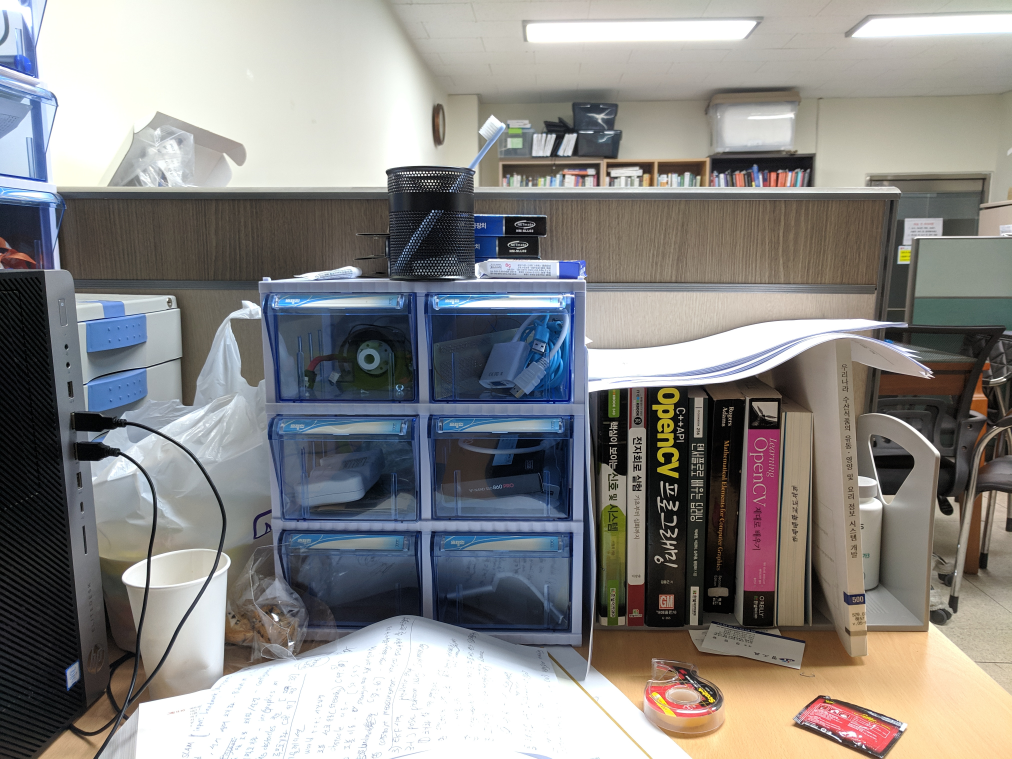
#> input picture vision/01.jpg, 4048 x 3036 px, found by its file name (shown at 1/4 size)
$ python orb_matching.py
#> lines starting #> are read from the running program, lines starting #| are printed output that depends on the picture
### vision/old/utils.py
import numpy as np
import os
import cv2

def test():
    print("wow")

def imread(name):
#> called with name = '01.jpg'
    path = os.getcwd()+"\\vision\\"
    name = path+name
    img = cv2.imread(name)
#> img is the input picture: shape (3036, 4048, 3); mean B, G, R 133.7, 135.8, 137.6
    return img

def getOrbFeature(img):

    img_gray = cv2.cvtColor(img,cv2.COLOR_BGR2GRAY)

    # Initiate STAR detector
    orb = cv2.ORB_create()


    # find the keypoints with ORB
    kp = orb.detect(img_gray,None)

    # compute the descriptors with ORB
    kp, des = orb.compute(img, kp)

    return kp, des

# [30 lines left out: functions getFeatureMatches, getFundamentaMatrix, not called in this run]

### vision/old/orb_matching.py
import numpy as np
import os
import cv2
import utils as ut

img1 = ut.imread("01.jpg")
img2 = ut.imread("02.jpg")
#> call 2 of imread, with name = '02.jpg'
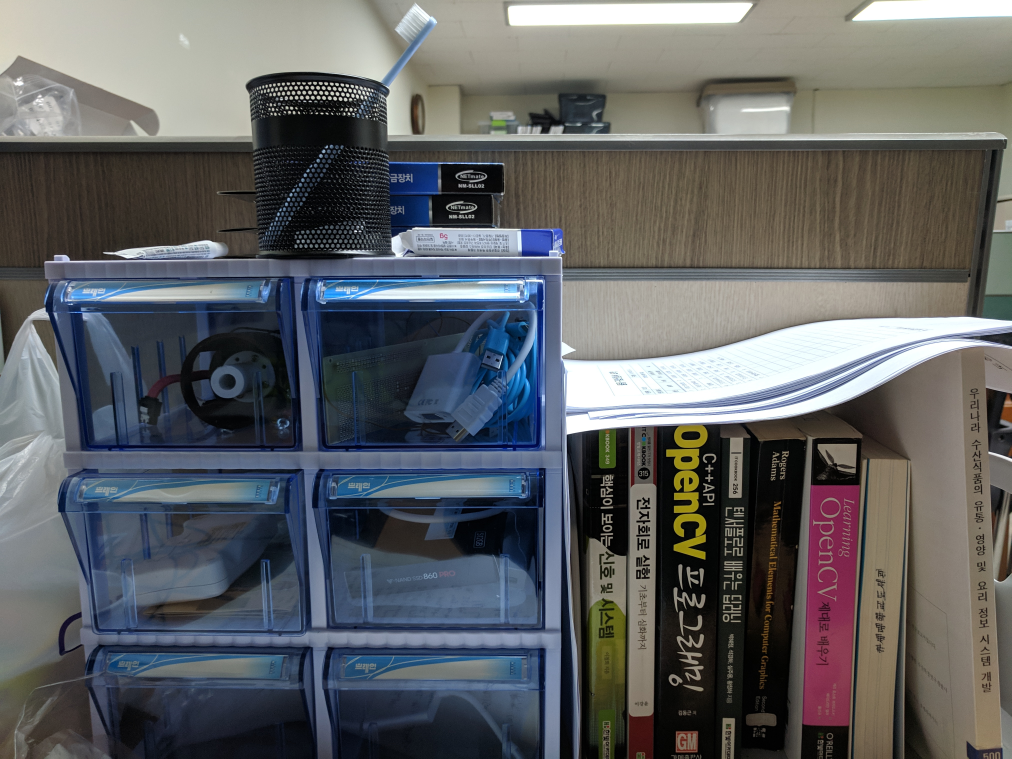
#> input picture vision/02.jpg, 4048 x 3036 px, found by its file name (shown at 1/4 size)
#> in imread, img is the input picture: shape (3036, 4048, 3); mean B, G, R 98.9, 96.7, 94.8

img1 = cv2.resize(img1, dsize=(640, 480), interpolation=cv2.INTER_AREA)
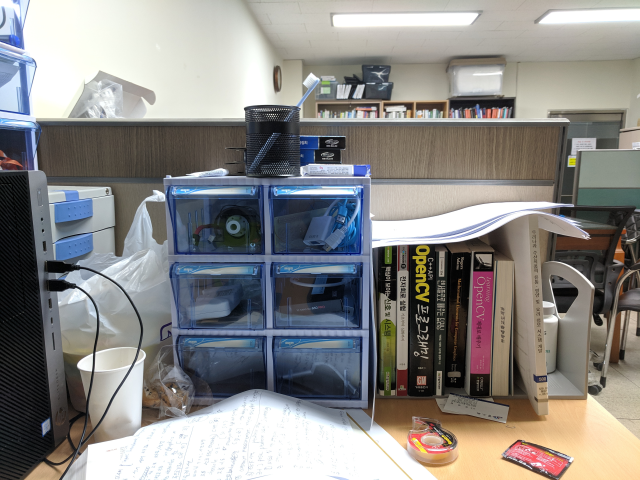
#> img1: shape (480, 640, 3); mean B, G, R 133.7, 135.8, 137.6
img2 = cv2.resize(img2, dsize=(640, 480), interpolation=cv2.INTER_AREA)
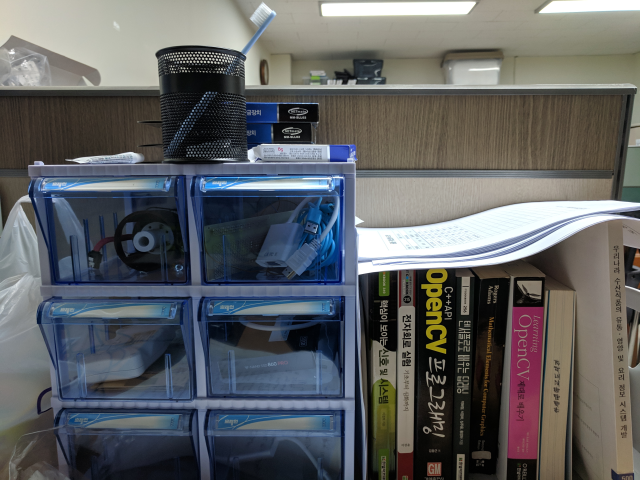
#> img2: shape (480, 640, 3); mean B, G, R 98.9, 96.7, 94.8

kp1, des1 = ut.getOrbFeature(img1)
#> in getOrbFeature, `img_gray = cv2.cvtColor(img,cv2.COLOR_BGR2GRAY)`:
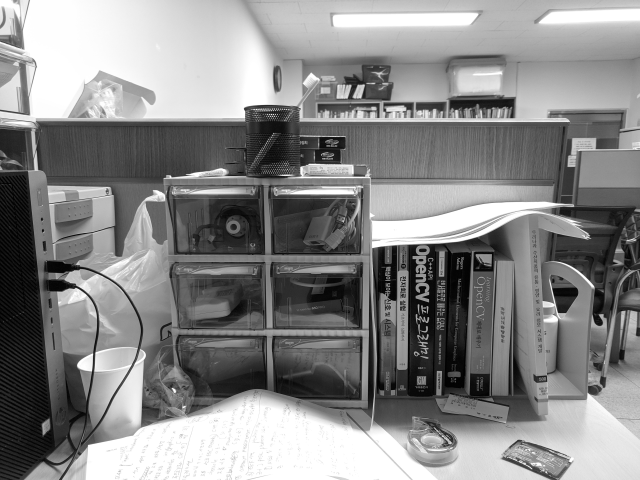
#> img_gray: shape (480, 640); min 0, max 255, mean 136.1
#> in getOrbFeature, `kp = orb.detect(img_gray,None)`: kp = 500 keypoints; strongest (x, y, size): (245, 108, 31), (418, 273, 31), (559, 312, 31), (425, 331, 31)
#> kp1 has the same summary as kp in getOrbFeature
kp2, des2 = ut.getOrbFeature(img2)
#> in getOrbFeature (call 2), `img_gray = cv2.cvtColor(img,cv2.COLOR_BGR2GRAY)`:
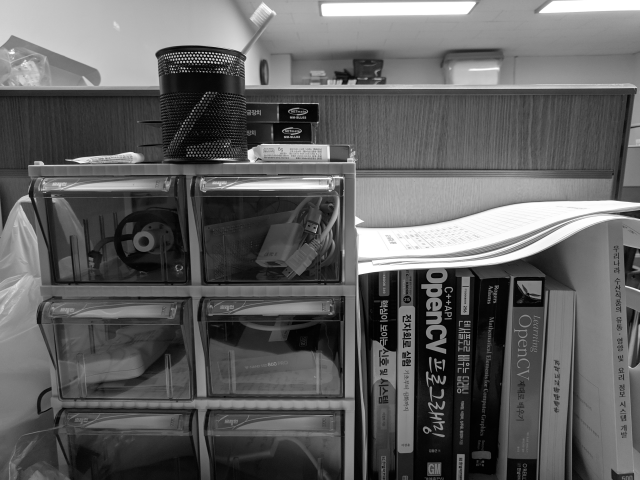
#> img_gray: shape (480, 640); min 0, max 255, mean 96.4
#> in getOrbFeature (call 2), `kp = orb.detect(img_gray,None)`: kp = 500 keypoints; strongest (x, y, size): (209, 62, 31), (210, 53, 31), (359, 275, 31), (248, 152, 31)
#> kp2 has the same summary as kp in getOrbFeature


bf = cv2.BFMatcher(cv2.NORM_HAMMING, crossCheck=True)
matches = bf.match(des1,des2)
#> matches = 180 matches
matches = sorted(matches, key = lambda x:x.distance)

# Draw first 10 matches.
img3 = cv2.drawMatches(img1,kp1,img2,kp2,matches[:10],None, flags=2)
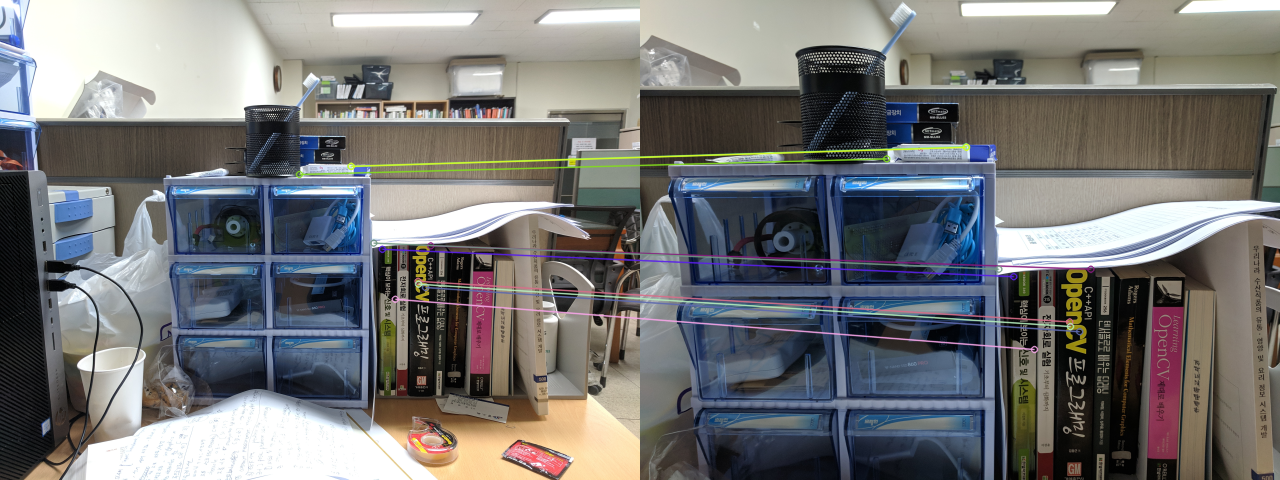
#> img3: shape (480, 1280, 3); mean B, G, R 117, 117.1, 117.2

cv2.imshow("img",img3)
cv2.waitKey(0)
cv2.destroyAllWindows()
